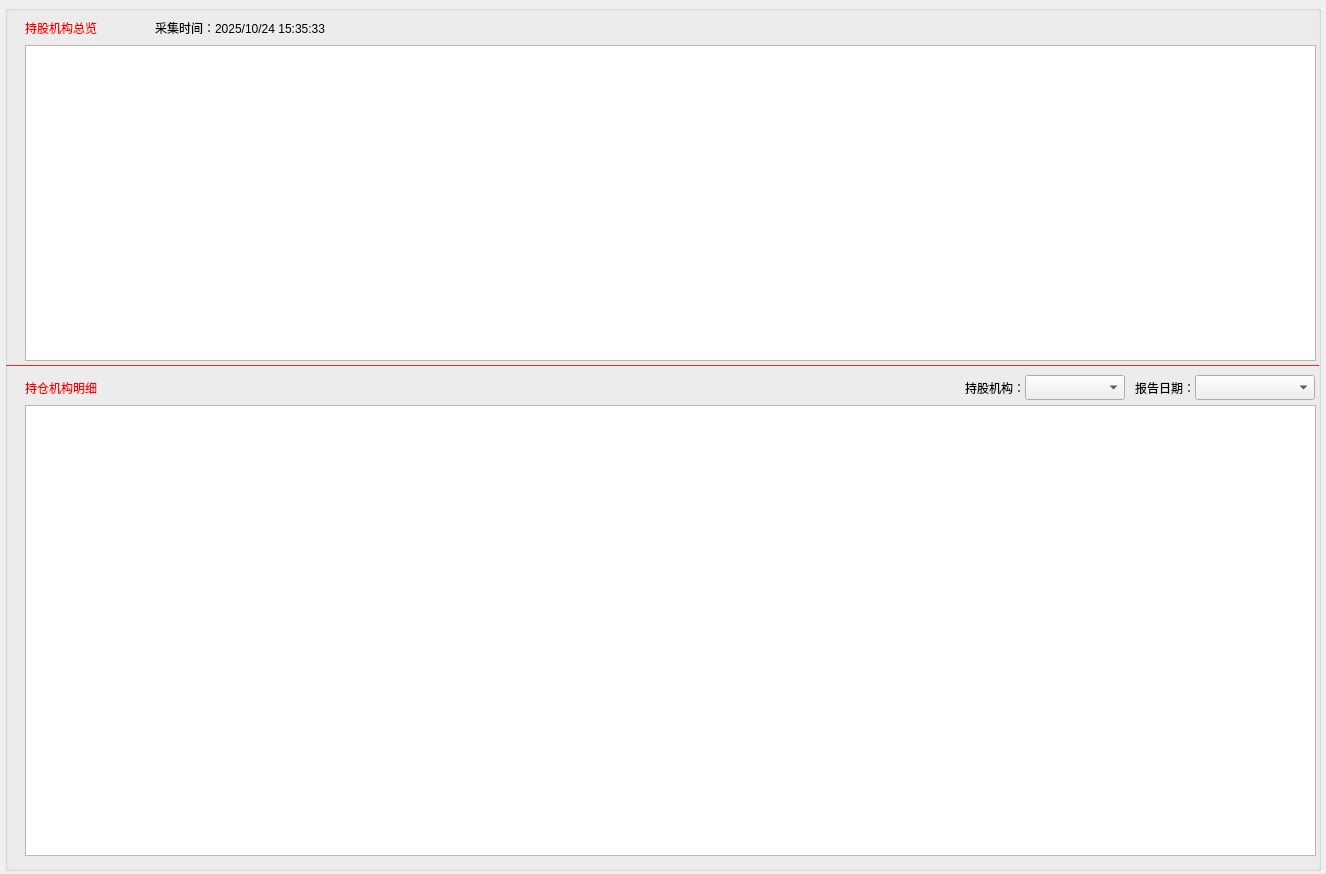
<?xml version="1.0" encoding="UTF-8"?>
<ui version="4.0">
 <class>FundWindow</class>
 <widget class="QMainWindow" name="FundWindow">
  <property name="geometry">
   <rect>
    <x>0</x>
    <y>0</y>
    <width>1326</width>
    <height>874</height>
   </rect>
  </property>
  <property name="windowTitle">
   <string>MainWindow</string>
  </property>
  <widget class="QWidget" name="centralwidget">
   <widget class="QGroupBox" name="groupBox">
    <property name="geometry">
     <rect>
      <x>5</x>
      <y>5</y>
      <width>1316</width>
      <height>866</height>
     </rect>
    </property>
    <property name="styleSheet">
     <string notr="true"/>
    </property>
    <property name="title">
     <string/>
    </property>
    <widget class="Line" name="line">
     <property name="geometry">
      <rect>
       <x>1</x>
       <y>360</y>
       <width>1313</width>
       <height>1</height>
      </rect>
     </property>
     <property name="minimumSize">
      <size>
       <width>0</width>
       <height>0</height>
      </size>
     </property>
     <property name="maximumSize">
      <size>
       <width>16777215</width>
       <height>16777215</height>
      </size>
     </property>
     <property name="styleSheet">
      <string notr="true">color: red;
background-color: red;
</string>
     </property>
     <property name="orientation">
      <enum>Qt::Horizontal</enum>
     </property>
    </widget>
    <widget class="QLabel" name="fund_l_name">
     <property name="geometry">
      <rect>
       <x>960</x>
       <y>370</y>
       <width>60</width>
       <height>25</height>
      </rect>
     </property>
     <property name="text">
      <string>持股机构：</string>
     </property>
    </widget>
    <widget class="QComboBox" name="fund_cb">
     <property name="geometry">
      <rect>
       <x>1020</x>
       <y>370</y>
       <width>100</width>
       <height>25</height>
      </rect>
     </property>
    </widget>
    <widget class="QComboBox" name="report_cb">
     <property name="geometry">
      <rect>
       <x>1190</x>
       <y>370</y>
       <width>120</width>
       <height>25</height>
      </rect>
     </property>
    </widget>
    <widget class="QLabel" name="report_l_name">
     <property name="geometry">
      <rect>
       <x>1130</x>
       <y>370</y>
       <width>60</width>
       <height>25</height>
      </rect>
     </property>
     <property name="text">
      <string>报告日期：</string>
     </property>
    </widget>
    <widget class="QLabel" name="label_4">
     <property name="geometry">
      <rect>
       <x>20</x>
       <y>10</y>
       <width>100</width>
       <height>25</height>
      </rect>
     </property>
     <property name="styleSheet">
      <string notr="true">color: red;
</string>
     </property>
     <property name="text">
      <string>持股机构总览</string>
     </property>
    </widget>
    <widget class="QTableView" name="ihdetail">
     <property name="geometry">
      <rect>
       <x>20</x>
       <y>40</y>
       <width>1291</width>
       <height>316</height>
      </rect>
     </property>
    </widget>
    <widget class="QTableView" name="phdetail">
     <property name="geometry">
      <rect>
       <x>20</x>
       <y>400</y>
       <width>1291</width>
       <height>451</height>
      </rect>
     </property>
    </widget>
    <widget class="QLabel" name="label_5">
     <property name="geometry">
      <rect>
       <x>20</x>
       <y>370</y>
       <width>100</width>
       <height>25</height>
      </rect>
     </property>
     <property name="styleSheet">
      <string notr="true">color: red;
</string>
     </property>
     <property name="text">
      <string>持仓机构明细</string>
     </property>
    </widget>
    <widget class="QLabel" name="create_date">
     <property name="geometry">
      <rect>
       <x>150</x>
       <y>10</y>
       <width>200</width>
       <height>25</height>
      </rect>
     </property>
     <property name="text">
      <string>采集时间：2025/10/24 15:35:33</string>
     </property>
    </widget>
   </widget>
  </widget>
 </widget>
 <resources/>
 <connections/>
</ui>
